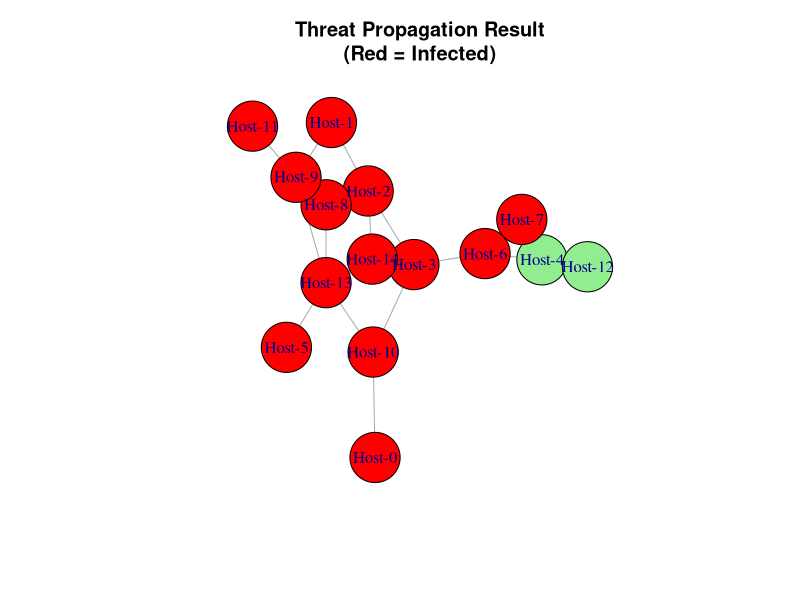

Generate this figure with R:
# ==========================================================
# Threat Propagation Simulation and Attack Surface Analysis
# ==========================================================

# Install package (Run only once)
# install.packages("igraph")

library(igraph)

# Set random seed
set.seed(1)

# Create a synthetic network
g <- sample_gnp(15, 0.2)

# Host names
V(g)$name <- paste0("Host-", 0:(vcount(g)-1))

# Degree centrality
degree_centrality <- degree(g, normalized = TRUE)

# Most exposed host
most_exposed <- which.max(degree_centrality)

cat("----------------------------------\n")
cat("Attack Surface Analysis\n")
cat("Total Hosts:", vcount(g), "\n")
cat("Total Connections:", ecount(g), "\n")
cat("Most Exposed Host:",
    V(g)$name[most_exposed],
    "(Degree Centrality:",
    round(degree_centrality[most_exposed],2),")\n")

# Threat Propagation
infected <- c(most_exposed)
infection_prob <- 0.4

for(round in 1:5){
  
  new_infected <- c()
  
  for(node in infected){
    
    neighbors <- neighbors(g, node)
    
    for(nb in neighbors){
      
      nb_id <- as.numeric(nb)
      
      if(!(nb_id %in% infected)){
        if(runif(1) < infection_prob){
          new_infected <- c(new_infected, nb_id)
        }
      }
    }
  }
  
  infected <- unique(c(infected, new_infected))
  
  cat("Round", round,
      ": Infected Hosts =", length(infected), "\n")
}

cat("----------------------------------\n")

# Node colors
colors <- rep("lightgreen", vcount(g))
colors[infected] <- "red"

# Save graph
png("threat_propagation.png",
    width = 700,
    height = 600)

plot(
  g,
  vertex.color = colors,
  vertex.size = 30,
  vertex.label = V(g)$name,
  main = "Threat Propagation Result\n(Red = Infected)"
)

dev.off()

cat("Propagation graph saved as threat_propagation.png\n")
